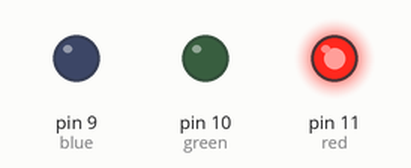
The sketch below on a simulated Arduino Uno, built with avr-gcc and run on an emulated ATmega328P. On the bench: output pins drawn as LEDs (lit = HIGH).

Above: at 1.3 s.
At 4.0 s:
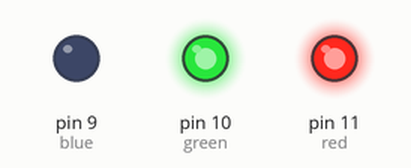
At 6.7 s:
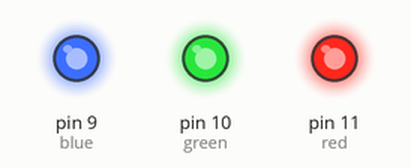
Timing chart, 0 to 10.4 s (numbered marks = the images above):
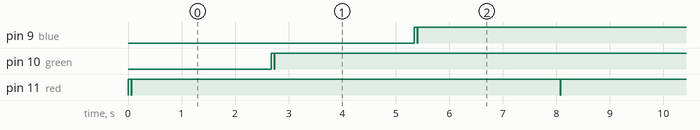

Measured:
- by itself, pin 9 (blue), pin 10 (green), pin 11 (red): repeats every 8.0 s: LOW 0.01 s, HIGH 8.0 s

The sketch:

sketch_jun12b.ino
```cpp
int red=11;
int green=10;
int blue=9;
int arr[]={11,10,9};
void setup() {
  pinMode(red,OUTPUT);
  pinMode(green,OUTPUT);
  pinMode(blue,OUTPUT);

}

void loop() {
  for(int i=0; i<=2;i++)
  {
    for(int value=255;value>=255;value--)
    {
      digitalWrite(arr[i],value);
      delay(10);
    }
    delay(50);
  for(int value=0;value<=255;value++)
  {
    digitalWrite(arr[i],value);
    delay(10);
  }
delay(50);
  }
  // put your main code here, to run repeatedly:

}
```

multiplication.c
```cpp
#include<stdio.h>
 main()
{
	int n,i,r;
	printf("enter a number for table");
	scanf("%d",&n);
	for(i=1;i<=10;i++)
	{
		r=n*i;
		printf("%d*%d=%d\n",n,i,r);
	}
}
```
